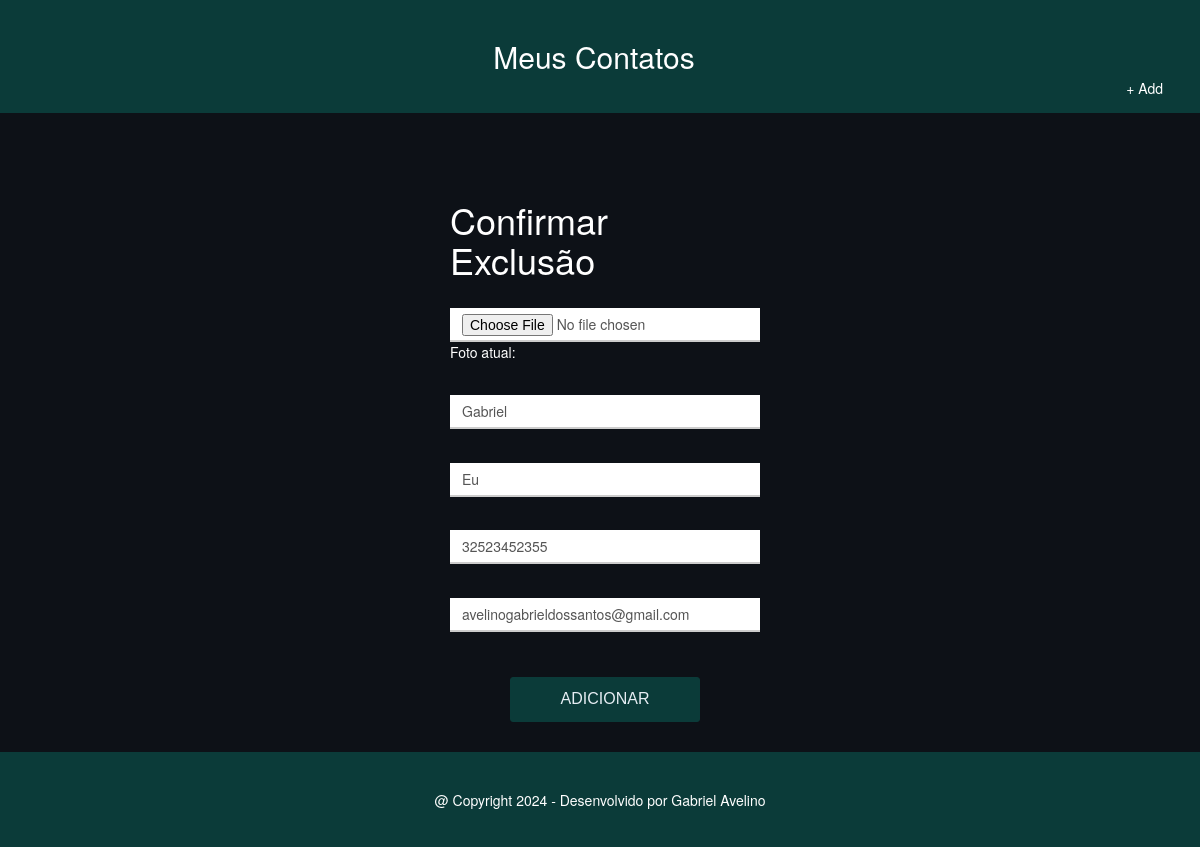
Screenshot of /edit/34/ with the database file from the repository.
### mycontacts/models.py (models this page shows)
class Contact(models.Model):
    foto = models.ImageField(upload_to=uploadImageFormater, null=True, blank=True)
    name = models.CharField(max_length=200)
    relation = models.CharField(max_length=200)
    phone = models.CharField(max_length=200)
    email = models.CharField(max_length=200)

### mycontacts/views.py (the view)
# urls.py: path('edit/<int:id>/', views.editar, name='edit_contact'),
def editar(request, id):
    contact = Contact.objects.get(id=id)
    return render(request, 'mycontacts/edit.html', {'contact': contact})

### mycontacts/templates/mycontacts/edit.html (shortened to what this page needs)
{% extends 'mycontacts/background.html' %}
{% load static %}
{% block content %}
<div class="container-add">
    <div class="col-xs-4 col-sm-4 col-md-4 col-lg-4 col-xs-offset-3">
        <h1 class="text">Confirmar Exclusão</h1>
        <form id="add-contact-form" enctype="multipart/form-data" class="form" role="form"
            action="{% url 'update_contact' contact.id %}" method="post">
            <div class="form-group">
                <input type="file" class="form-control" id="img" name="foto" placeholder="+ Upload" tabindex="1">
                <p class="text">Foto atual: {{ contact.foto.name }}</p>
            </div>
            <div class="form-group">
                <input type="text" class="form-control" id="name" name="name" placeholder="Nome" tabindex="1" required
                    value="{{ contact.name }}">
            </div>
            <div class="form-group">
                <input type="text" class="form-control" id="relation" name="relation" placeholder="Relação" tabindex="2"
                    required value="{{ contact.relation }}">
            </div>
            <div class="form-group">
                <input type="text" class="form-control" id="phone" name="phone" placeholder="Telefone" tabindex="3"
                    required value="{{ contact.phone }}">
            </div>
            <div class="form-group">
                <input type="text" class="form-control" id="email" name="email" placeholder="E-mail" tabindex="4"
                    required value="{{ contact.email }}">
            </div>
            <div class="text-center">
                <button type="submit" class="btn">Adicionar</button>
            </div>
        </form>
    </div>
</div>
{% endblock content %}

### mycontacts/static/css/show.css (style rules this page uses)
html { height: 100%; }
body { display: flex; flex-direction: column; justify-content: space-between; background-color: #0D1117; position: relative; margin: 0; min-height: 100%; }
.text { color: #fff; }

### mycontacts/static/css/add.css (style rules this page uses)
.container-add { padding-top: 15%; padding-left: 15%; }
.form-control { border-radius: 0; border-color: #ccc; border-width: 0 0 2px 0; border-style: none none solid none; box-shadow: none; }
.btn { background: 0 0 #0b3B39; border: 1px solid #0b3B39; border-radius: 3px; color: #E6EDF3; font-family: "Raleway", sans-serif; font-size: 16px; line-height: inherit; margin: 30px 0; padding: 10px 50px; text-transform: uppercase; transition: 1s all ease; }

### rows the page displays
Contact: name "Gabriel", relation "Eu", phone "32523452355", email "avelinogabrieldossantos@gmail.com"
